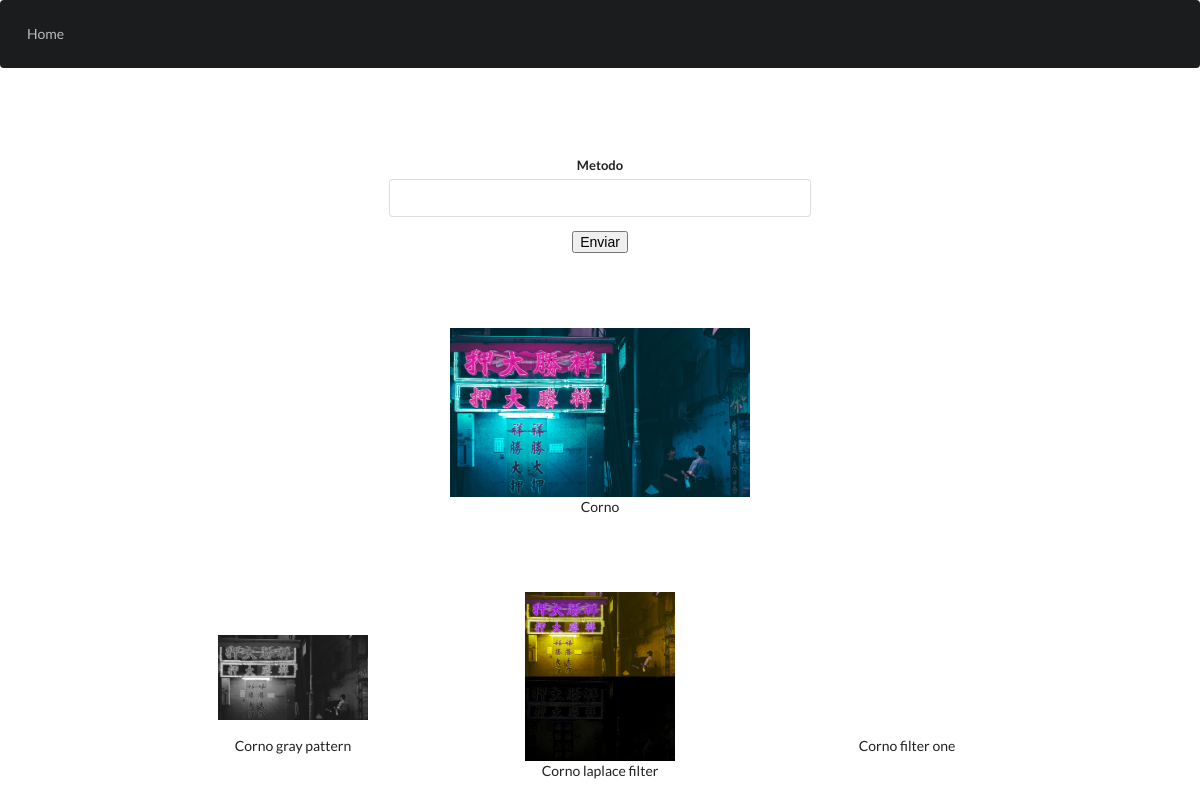
Screenshot of /images/1/ with the database file from the repository.
### main/models.py (models this page shows, shortened)
class OriginImage(models.Model):
    name = models.CharField(max_length=256)
    image = models.ImageField(upload_to='images')

class ModifiedImage(models.Model):
    origin = models.ForeignKey(OriginImage,on_delete=models.CASCADE)
    applied_method = models.CharField(max_length=30)
    image = models.ImageField(upload_to='images')

### main/views.py (the view, shortened to what this page needs)
# urls.py: path('images/<int:pk>/',views.show_image, name='show_image'),
def show_image(request, pk):
    methods = {
        'black white': blackwhite,
        'histogram': histogram,
        'gray pattern': grayPattern,
        'laplace filter':laplaceFilter,
        'filter one': filter_one,
    }
    image = OriginImage.objects.get(pk=pk)
    related_images = ModifiedImage.objects.filter(origin=image)
    form = MethodForm()
    return render(request,'main/show_image.html', {'origin_image':image,'related_images':related_images, 'form':form})

### main/forms.py
class MethodForm(forms.Form):
    method_name = forms.CharField()

### main/templates/main/show_image.html (shortened to what this page needs)
<!DOCTYPE html>
<html>
    <head>
        {% load static %}
        <link rel="stylesheet" href="https://cdnjs.cloudflare.com/ajax/libs/semantic-ui/2.4.1/semantic.min.css">
        <link rel="stylesheet" href="{% static 'css/index.css' %}">
    </head>
    <body>
            <div class="ui inverted segment">
                <div class="ui inverted secondary menu">
                    <a class="item" href="{% url 'index'%}">Home</a>
                </div>
            </div>
            <div class="ui middle aligned center aligned grid">
                <div class="row">
                <div class="sixteen wide column">
                    <form class="ui form" method='post'>
                        <div class="field">
                            <label>Metodo</label>
                            {{form.method_name}}
                        </div>
                        <button type="submit">Enviar</button>
                    </form>
                </div>
                </div>
                <div class="row">
                    <div class="sixteen wide column">
                        <img class="ui top aligned medium image" src="/media/{{origin_image.image}}">
                        <div class="content">
                            {{origin_image.name}}
                        </div>
                    </div>
                </div>
                <div class="row">
                    {% if related_images %}
                        {% for image in related_images %}
                            <div class="four wide column">
                                <a class="ui small image" href="localhost:8000/media/images/{{image.image}}">
                                    <img src="/media/{{image.image}}" alt="">
                                </a>
                                <div class="content">
                                    <div class="header">
                                        {{image.origin.name}} {{image.applied_method}}
                                    </div>
                                </div>
                            </div>
                        {% endfor %}
                    {% endif %}
                </div>
            </div>
    </body>
</html>

### main/static/css/index.css (style rules this page uses)
body > .grid { height: 100%; }
.image { margin-top: -100px; }
.column { max-width: 450px; }

### rows the page displays
OriginImage: image (picture), name "Corno"
ModifiedImage: image (picture), origin.name "Corno", applied_method "gray pattern"
ModifiedImage: image (picture), origin.name "Corno", applied_method "laplace filter"
ModifiedImage: origin.name "Corno", applied_method "filter one"
